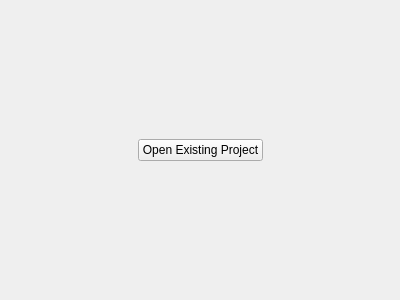
<?xml version="1.0" encoding="UTF-8"?>
<ui version="4.0">
 <class>loadPage</class>
 <widget class="QWidget" name="loadPage">
  <property name="geometry">
   <rect>
    <x>0</x>
    <y>0</y>
    <width>400</width>
    <height>300</height>
   </rect>
  </property>
  <property name="windowTitle">
   <string>Form</string>
  </property>
  <layout class="QGridLayout" name="gridLayout">
   <item row="1" column="1">
    <widget class="QPushButton" name="open_button">
     <property name="text">
      <string>Open Existing Project</string>
     </property>
    </widget>
   </item>
   <item row="2" column="1">
    <spacer name="verticalSpacer">
     <property name="orientation">
      <enum>Qt::Vertical</enum>
     </property>
     <property name="sizeHint" stdset="0">
      <size>
       <width>20</width>
       <height>40</height>
      </size>
     </property>
    </spacer>
   </item>
   <item row="0" column="1">
    <spacer name="verticalSpacer_2">
     <property name="orientation">
      <enum>Qt::Vertical</enum>
     </property>
     <property name="sizeHint" stdset="0">
      <size>
       <width>20</width>
       <height>40</height>
      </size>
     </property>
    </spacer>
   </item>
   <item row="1" column="0">
    <spacer name="horizontalSpacer">
     <property name="orientation">
      <enum>Qt::Horizontal</enum>
     </property>
     <property name="sizeHint" stdset="0">
      <size>
       <width>40</width>
       <height>20</height>
      </size>
     </property>
    </spacer>
   </item>
   <item row="1" column="2">
    <spacer name="horizontalSpacer_2">
     <property name="orientation">
      <enum>Qt::Horizontal</enum>
     </property>
     <property name="sizeHint" stdset="0">
      <size>
       <width>40</width>
       <height>20</height>
      </size>
     </property>
    </spacer>
   </item>
  </layout>
 </widget>
 <resources/>
 <connections/>
</ui>
